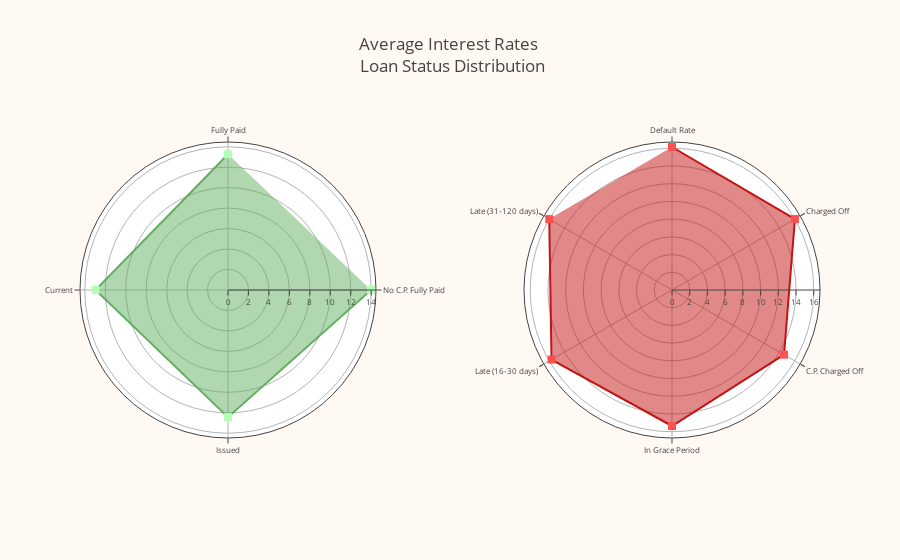

The notebook cell saved with this chart:
### Code cell
# Explore Risk Assessment

avg_fully_paid = round(np.mean(df['interest_rate'].loc[df['loan_status'] == 'Fully Paid'].values), 2)
avg_current = round(np.mean(df['interest_rate'].loc[df['loan_status'] == 'Current'].values), 2) 
avg_issued = round(np.mean(df['interest_rate'].loc[df['loan_status'] == 'Issued'].values), 2)
avg_long_fully_paid = round(np.mean(df['interest_rate'].loc[df['loan_status'] == 'Does not meet the credit policy. Status:Fully Paid'].values), 2)

avg_default_rates = round(np.mean(df['interest_rate'].loc[df['loan_status'] == 'Default'].values), 2)
avg_charged_off = round(np.mean(df['interest_rate'].loc[df['loan_status'] == 'Charged Off'].values), 2)
avg_long_charged_off = round(np.mean(df['interest_rate'].loc[df['loan_status'] == 'Does not meet the credit policy. Status:Charged Off'].values), 2)
avg_grace_period = round(np.mean(df['interest_rate'].loc[df['loan_status'] == 'In Grace Period'].values), 2)
avg_short_late = round(np.mean(df['interest_rate'].loc[df['loan_status'] == 'Late (16-30 days)'].values), 2)
avg_long_late = round(np.mean(df['interest_rate'].loc[df['loan_status'] == 'Late (31-120 days)'].values), 2)

data = [
    go.Scatterpolar(
        mode='lines+markers',
      r = [avg_fully_paid, avg_current, avg_issued, avg_long_fully_paid],
      theta = ['Fully Paid', 'Current', 'Issued', 'No C.P. Fully Paid'],
      fill = 'toself',
      name = 'Good Loans',
        line = dict(color = "#63AF63"),
      marker = dict(color = "#B3FFB3",symbol = "square",size = 8),
      subplot = "polar",),
    go.Scatterpolar(
        mode='lines+markers',
      r = [avg_default_rates, avg_charged_off, avg_long_charged_off, avg_grace_period, avg_short_late, avg_long_late],
      theta = ['Default Rate', 'Charged Off', 'C.P. Charged Off', 'In Grace Period', 'Late (16-30 days)', 'Late (31-120 days)'],
      fill = 'toself',
      name = 'Bad Loans',
        line = dict(color = "#C31414"),
      marker = dict(color = "#FF5050",symbol = "square",size = 8),
      subplot = "polar2")]

layout = go.Layout(
    title="Average Interest Rates <br> Loan Status Distribution",
    showlegend = False,
     paper_bgcolor = "rgb(255, 248, 243)",
    polar = dict(
      domain = dict(
        x = [0,0.4],
        y = [0,1]),
      radialaxis = dict(
        tickfont = dict(
          size = 8)),
      angularaxis = dict(
        tickfont = dict(
          size = 8),
        rotation = 90,
        direction = "counterclockwise")),
    polar2 = dict(
      domain = dict(
        x = [0.6,1],
        y = [0,1]),
      radialaxis = dict(
        tickfont = dict(
          size = 8)),
      angularaxis = dict(
        tickfont = dict(
          size = 8),
        rotation = 90,
        direction = "clockwise"),))

fig = go.Figure(data=data, layout=layout)
iplot(fig, filename='polar/directions')

### Figure 1 — Plotly figure (JSON) as saved in the notebook; plotly's stock layout.template omitted (floating-point values rounded to 4 significant figures)
{"data": [{"fill": "toself", "line": {"color": "#63AF63"}, "marker": {"color": "#B3FFB3", "size": 8, "symbol": "square"}, "mode": "lines+markers", "name": "Good Loans", "r": [13.27, 12.95, 12.44, 13.98], "subplot": "polar", "theta": ["Fully Paid", "Current", "Issued", "No C.P. Fully Paid"], "type": "scatterpolar", "uid": "e5fe24c5-abf8-43f4-a72f-7b1e3fa4af3d"}, {"fill": "toself", "line": {"color": "#C31414"}, "marker": {"color": "#FF5050", "size": 8, "symbol": "square"}, "mode": "lines+markers", "name": "Bad Loans", "r": [16.14, 16.02, 14.6, 15.35, 15.7, 16], "subplot": "polar2", "theta": ["Default Rate", "Charged Off", "C.P. Charged Off", "In Grace Period", "Late (16-30 days)", "Late (31-120 days)"], "type": "scatterpolar", "uid": "453b6cb5-27ab-42a9-a2d7-ee772eb2473d"}], "layout": {"paper_bgcolor": "rgb(255, 248, 243)", "polar": {"angularaxis": {"direction": "counterclockwise", "rotation": 90, "tickfont": {"size": 8}}, "domain": {"x": [0, 0.4], "y": [0, 1]}, "radialaxis": {"tickfont": {"size": 8}}}, "polar2": {"angularaxis": {"direction": "clockwise", "rotation": 90, "tickfont": {"size": 8}}, "domain": {"x": [0.6, 1], "y": [0, 1]}, "radialaxis": {"tickfont": {"size": 8}}}, "showlegend": false, "title": {"text": "Average Interest Rates <br> Loan Status Distribution"}}}
